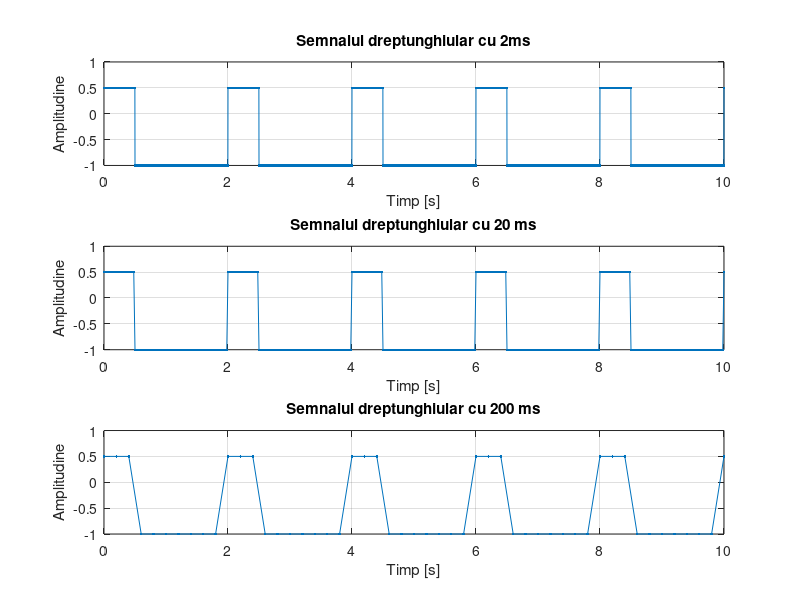

MATLAB code to generate this figure:
%Semnal dreptunghiular cu rezolutie temporara 20ms

t = 0:0.002:10;      % reprezinta timpul de la 0 la 10 secunde cu rezolutie temporara de 2ms
frecventa = 1/2;
amplitudine = 0.75;
OFFSET = -0.25;
factor_umplere = 25;
semnal_dreptunghiular = amplitudine * square(2*pi*frecventa*t, factor_umplere) + OFFSET;    
% 'square' afiseaza un grafic dreptunghiular de o anumita perioada cu factorul de umplere 25
subplot(3,1,1)
plot(t,semnal_dreptunghiular,'.-'),xlabel('Timp [s]'),ylabel('Amplitudine'),title('Semnalul dreptunghiular cu 2ms'),grid;


t = 0:0.02:10;      % reprezinta timpul de la 0 la 10 secunde cu rezolutie temporara de 20ms
frecventa = 1/2;
amplitudine = 0.75;
OFFSET = -0.25;
factor_umplere = 25;
semnal_dreptunghiular = amplitudine * square(2*pi*frecventa*t, factor_umplere) + OFFSET;
subplot(3,1,2)
plot(t,semnal_dreptunghiular,'.-'),xlabel('Timp [s]'),ylabel('Amplitudine'),title('Semnalul dreptunghiular cu 20 ms'),grid;

t = 0:0.2:10;      % reprezinta timpul de la 0 la 10 secunde cu rezolutie temporara de 200ms
frecventa = 1/2;
amplitudine = 0.75;
OFFSET = -0.25;
factor_umplere = 25;
semnal_dreptunghiular = amplitudine * square(2*pi*frecventa*t, factor_umplere) + OFFSET;  
subplot(3,1,3)
plot(t,semnal_dreptunghiular,'.-'),xlabel('Timp [s]'),ylabel('Amplitudine'),title('Semnalul dreptunghiular cu 200 ms'),grid;
